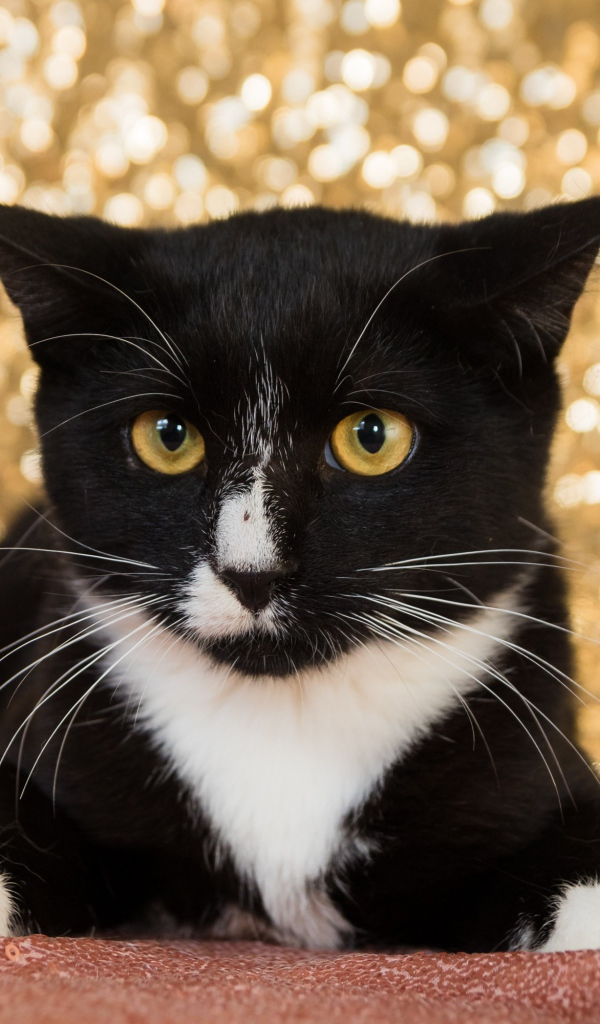
#> input picture Task 6.1/image.jpg, 600 x 1024 px
$ python main.py
#> lines starting #> are read from the running program, lines starting #| are printed output that depends on the picture
import cv2
import numpy as np

cv2.namedWindow('img')

def thresh_callback(val):
    threshold = val
    cv2.imshow('g',gray)
    # Detect edges using Canny
    canny_output = cv2.Canny(gray, threshold, 100)
    # Find contours
    contours, hierarchy = cv2.findContours(canny_output, cv2.RETR_TREE, cv2.CHAIN_APPROX_SIMPLE)
    # Draw contours
    drawing = np.zeros((canny_output.shape[0], canny_output.shape[1], 3), dtype=np.uint8)
    for i in range(len(contours)):
        cv2.drawContours(drawing, contours, i, (0, 255, 0), 1, cv2.LINE_AA, hierarchy, 1)
    # Show in a window
    cv2.imshow('img', cv2.add(img, drawing))


img = cv2.imread('image.jpg')
#> img is the input picture: shape (1024, 600, 3); mean B, G, R 75.5, 91.5, 108.2
max_thresh = 255
thresh = 100
gray = cv2.cvtColor(img, cv2.COLOR_BGR2GRAY)
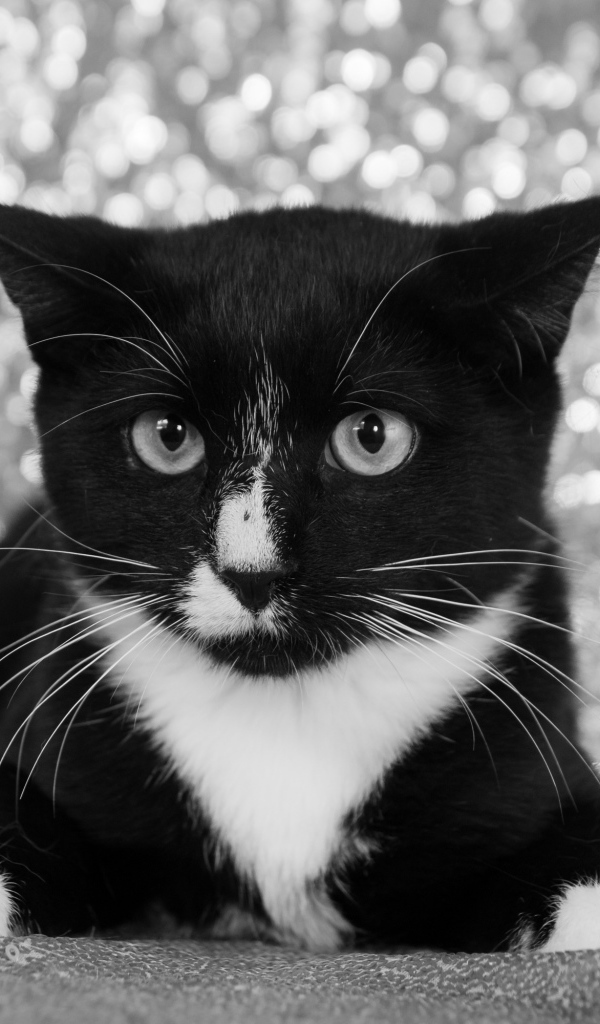
#> gray: shape (1024, 600); min 0, max 254, mean 94.7
cv2.createTrackbar('threshold', 'img', 150, max_thresh, thresh_callback)

while True:
    k = cv2.waitKey(0)
#> (key Esc is pressed here)
    if k % 256 == 32:
        cv2.imwrite('img.jpg', img)
    if k % 256 == 27:
        pass
cv2.destroyAllWindows()
